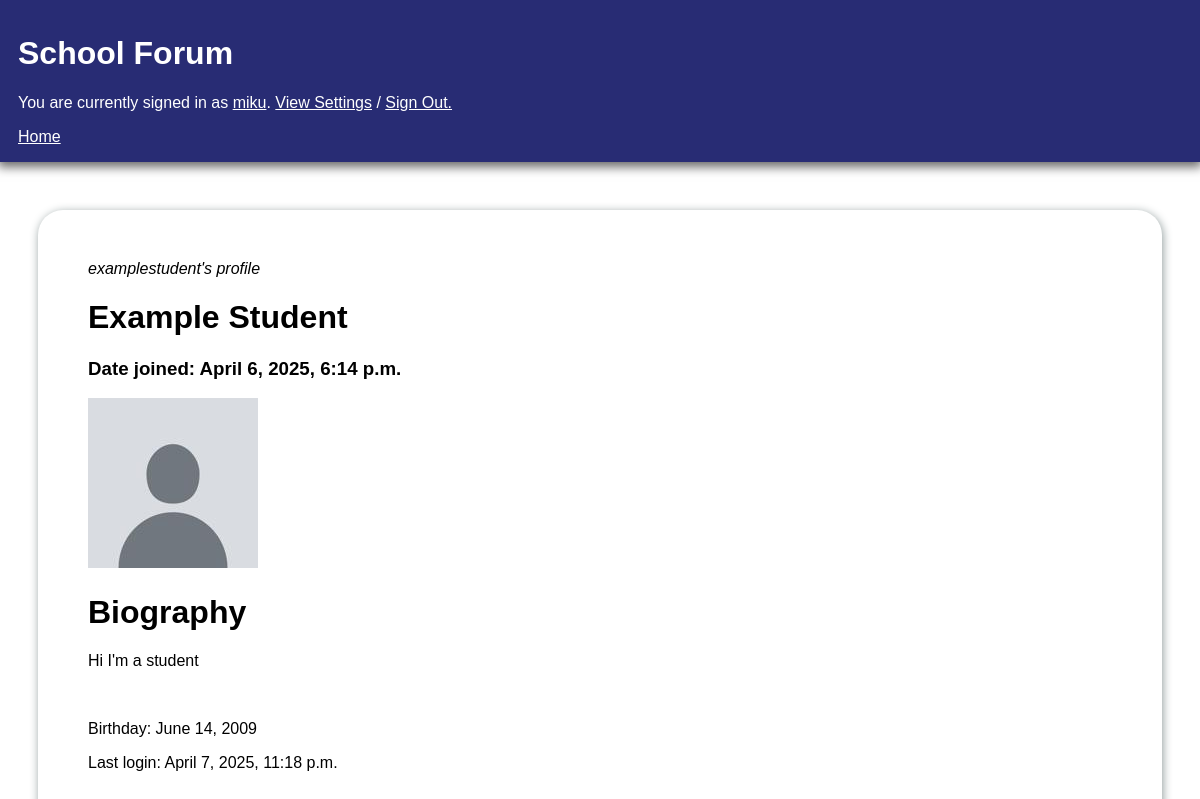
/profiles/2 (signed in), run on the app's committed database.
### userContent/models.py (models this page shows, shortened)
class StudentUser(AbstractUser):
        birth_date = models.DateField(null=True)
        objects = UserManager()

class Profile(models.Model):
        user= models.OneToOneField(StudentUser, on_delete = models.CASCADE, related_name = "profile", primary_key=True)
        biography = models.TextField(max_length=500, blank=True, default = "This user hasn't added a biography yet.")
        avatar = models.ImageField(upload_to="media/avatars/", default = "media/avatars/default.jpg", null=True, blank=True)

### userContent/views.py (the view)
# urls.py: path('profiles/<int:user_id>', views.ProfileView.as_view(), name = 'profile'),
class ProfileView(View):
  initial = {"key":"value"}
  template_name = "profile.html"
  def get(self, request, user_id, *args, **kwargs):
    if request.user.is_authenticated:
      user_info = StudentUser.objects.get(id=user_id)
      profile = Profile.objects.get(user_id=user_id)
      context = {
        "info": user_info,
        "profile": profile,
        "messages": messages.get_messages(request),
        "user": request.user
        }
      return render(request,self.template_name, context)
    else:
      messages.error(request, "Log in first to view user profiles.")
    return redirect("home")

### userContent/templates/profile.html (shortened to what this page needs)
<!DOCTYPE html>
<html>
<head>
    {% load static %}
</head>
<div id = "mainHeader">
    <h1>School Forum</h1>
    {% if user.is_authenticated %}
        <p>You are currently signed in as <a href = "{% url 'profile' user.id %}" class= "banner_link"> {{user.username}}</a>. <a href = "{% url 'profile_settings' user.id %}" class ="banner_link"> View Settings</a> / <a href = "{% url 'logout' %}" class ="banner_link">Sign Out.</a></p>
    {% else %}
        <p>Not logged in. Login <a href="{% url 'login' %}" class = "banner_link"> here.</a></p>
    {% endif %}
    <a href= "{% url 'home' %}" id = "home"> Home </a>
</div>
<br>
<div class = "container">
<div class = "section">
    <i>{{info.username}}'s profile</i>
    <h1>{{info.first_name}} {{info.last_name}}</h1>
    <h3> Date joined: {{info.date_joined}}</h3>
    <img src = "{{profile.avatar.url}}", alt="Avatar">
    <br>
    <h1>Biography</h1>
    <p>{{profile.biography}}</p>
    <br>
    <p>Birthday: {{info.birth_date}}</p>
    <p>Last login: {{info.last_login}}</p>
</div>

### userContent/templates/profile.html (style rules this page uses)
#mainHeader { margin: -10px; margin-bottom:10px; padding: 16px 20px; box-shadow: 0px 5px 10px rgb(104, 104, 104); background: #282c74; color: #ffff; }
.banner_link, banner_link:visited { color:white; }
.container { margin: 10px; }
.section { margin: 20px; border: 100px; padding: 50px; border-radius: 25px; box-shadow: 1px 2px 10px rgb(144, 156, 156); }
#home { margin-bottom: -10px; text-align:right; color:#ffff; }

### data on the page
StudentUser: username "miku"
StudentUser: username "examplestudent", first_name "Example", last_name "Student", date_joined "April 6, 2025, 6:14 p.m.", birth_date "June 14, 2009", last_login "April 7, 2025, 11:18 p.m."
Profile: avatar (placeholder picture), biography "Hi I'm a student"
